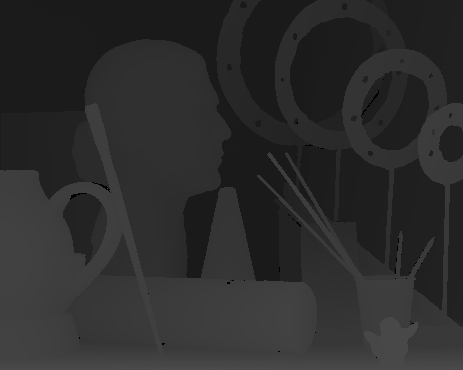
#> input picture disp1.png, 463 x 370 px
$ python PA2_Question_1.py
#> lines starting #> are read from the running program, lines starting #| are printed output that depends on the picture
import numpy as np
import cv2

base = cv2.imread('disp1.png', 0)
#> base is the input picture: shape (370, 463); min 0, max 75, mean 44.3
img1 = cv2.imread('disp1.png', 1)
img2 = cv2.imread('disp5.png', 1)
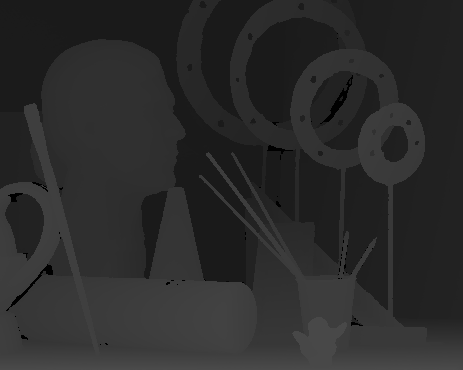
#> input picture disp5.png, 463 x 370 px
#> img2 is the input picture: shape (370, 463, 3); min 0, max 75, mean 42.9
img3 = cv2.imread('view1.png', 1)
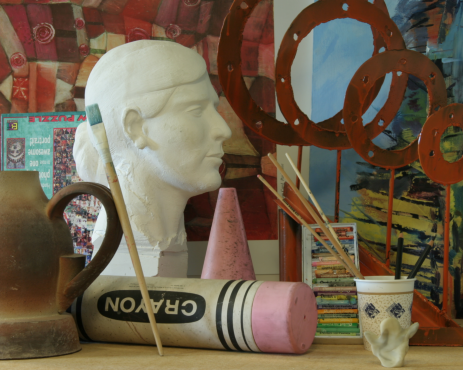
#> input picture view1.png, 463 x 370 px
#> img3 is the input picture: shape (370, 463, 3); mean B, G, R 74.9, 94.7, 109.7
img4 = cv2.imread('view3.png', 1)
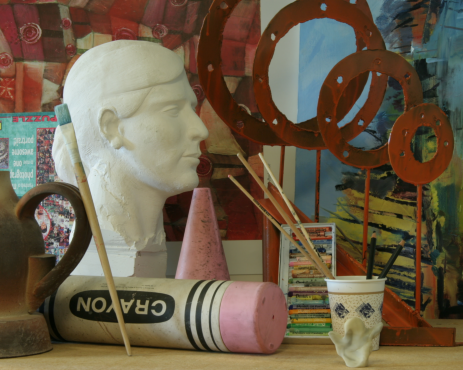
#> input picture view3.png, 463 x 370 px
#> img4 is the input picture: shape (370, 463, 3); mean B, G, R 72.9, 93.6, 107.6
img5 = cv2.imread('view5.png', 1)
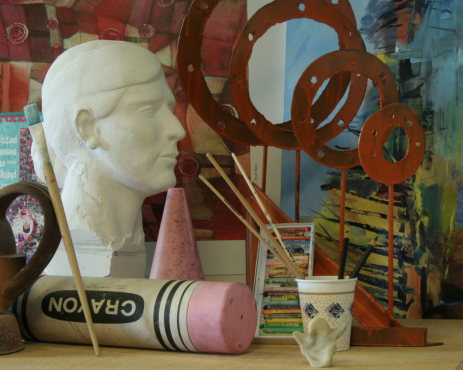
#> input picture view5.png, 463 x 370 px
#> img5 is the input picture: shape (370, 463, 3); mean B, G, R 73.3, 92.6, 106.1

cv2.imshow('Disp 1', img1)
cv2.imshow('Disp 5', img2)
cv2.imshow('View 1', img3)
cv2.imshow('View 3', img4)
cv2.imshow('View 5', img5)

row, col = base.shape
#> row = 370; col = 463
newView = []
newView = np.zeros_like(img1)
for i in range(row):    #add row back in
    dist = 0
    for j in range(col-1): #col-1
        for k in range(col-1): #col-1
            d1p0 = img1[i,j-1]
            d1p1 = img1[i,j]
            d1p2 = img1[i,j + 1]
            d2p0 = img2[i,k-1]
            d2p1 = img2[i,k]
            d2p2 = img2[i,k + 1]
            #Finds same edges in both images and produces the middle view of those edges
            if(d1p1[1] != d1p2[1] and d2p1[1] != d2p2[1] and d1p1[1] == d2p1[1] and d1p2[1] == d2p2[1]):
                dist = (k-j)/2
                if(dist%2 != 0):
                    dist-=1
#> (the run stopped early here; a loop or call above may not have finished)
